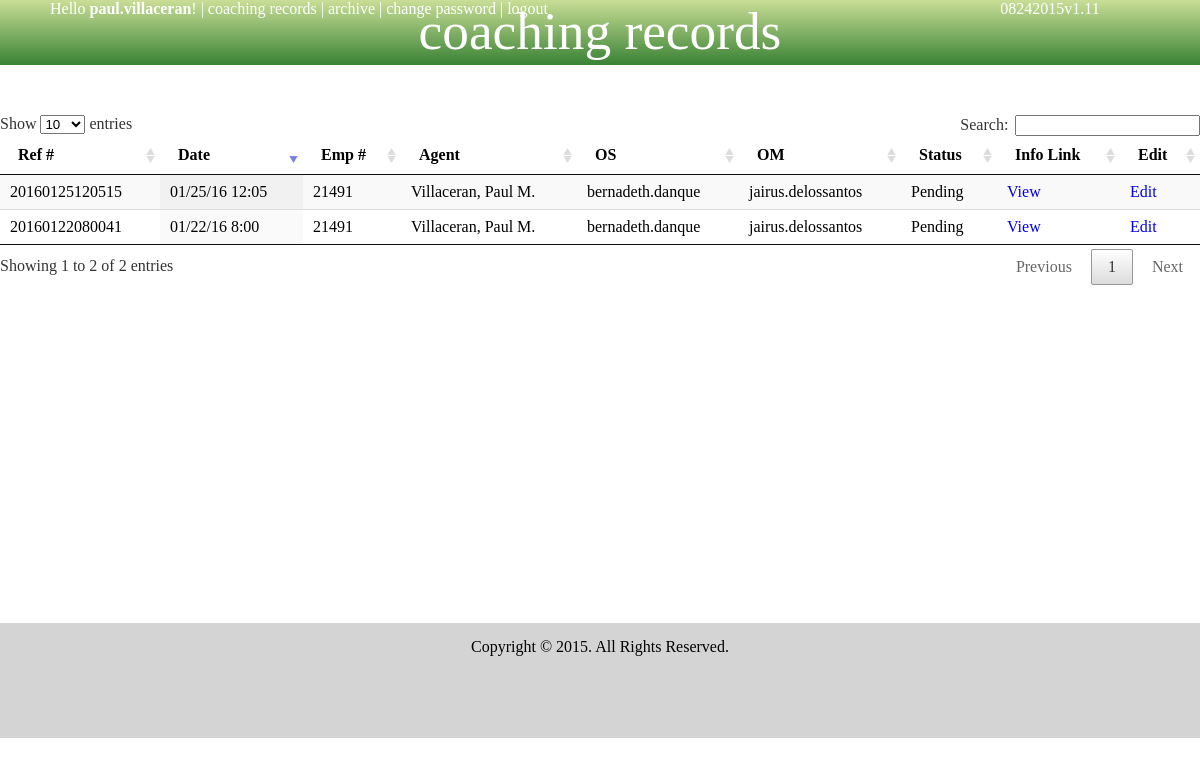
/user/index.php (signed in), run on the app's committed database.
### tables this page shows
CREATE TABLE `coaching_information` (
  `coaching_info_id` int(10) NOT NULL AUTO_INCREMENT,
  `reference_no` varchar(255) NOT NULL,
  `om_name` varchar(255) NOT NULL,
  `supervisor_name` varchar(255) NOT NULL,
  `agent_employee_id` int(10) NOT NULL,
  `agent_username` varchar(255) NOT NULL,
  `agent_fullname` varchar(255) NOT NULL,
  `shift` varchar(255) NOT NULL,
  `date` varchar(255) NOT NULL,
  `time` varchar(255) NOT NULL,
  `motivational_feedback` longtext NOT NULL,
  `mf_screenshot` varchar(50) NOT NULL,
  `developmental_feedback` longtext NOT NULL,
  `df_screenshot` varchar(50) NOT NULL,
  `action_plan` longtext NOT NULL,
  `agent_commitment` longtext NOT NULL,
  `timeline` longtext NOT NULL,
  `agent_signature` varchar(255) NOT NULL,
  `os_signature` varchar(255) NOT NULL,
  `om_signature` varchar(255) NOT NULL,
  `agent_confirmation` varchar(10) NOT NULL,
  `os_confirmation` varchar(10) NOT NULL,
  `om_confirmation` varchar(10) NOT NULL,
  `status` varchar(25) NOT NULL,
  `current_os` varchar(255) NOT NULL,
  `agent_date_confirmation` varchar(255) NOT NULL,
  `os_date_confirmation` varchar(255) NOT NULL,
  `om_date_confirmation` varchar(255) NOT NULL,
  PRIMARY KEY (`coaching_info_id`)
);

### include/connection_agent.php (called while the page is built, shortened)
<?php
$username = $_SESSION['agent_username'];
?>

### user/index.php (the view, shortened to what this page needs)
<?php
include("../include/connection_agent.php");
  $results = $db->query("SELECT * FROM coaching_information WHERE agent_username = '$username'
  						 AND status = 'Pending'");
?>
<!DOCTYPE html>
<html>
<head>
	<link rel="stylesheet" type="text/css" href="../styles/local_cdn/jquery.dataTables.min.css">
	<link rel="stylesheet" type="text/css" href="../styles/swa-custom-page-styles2.css" />
	<link rel="stylesheet" href="../styles/style.css" />
</head>
<body>
	<div id="header">
		<div id="banner">
			<span id="textbanner">coaching records</span>
		</div>
		<div id="phplog">
			<?php include("../include/header_agent.php") ?>
		</div>
		<div id="version">
			08242015v1.11
		</div>
	</div>
	<div id="spacing"></div>
	<div>
		<section>
			<table id="" class="display" cellspacing="0" width="100%">
				<thead>
					<tr align="left">
						<th>Ref #</th>
						<th>Date</th>
						<th>Emp #</th>
						<th>Agent</th>
						<th>OS</th>
						<th>OM</th>
						<th>Status</th>
						<th>Info Link</th>
						<th>Edit</th>
					</tr>
				</thead>
				<tbody>
					<?php
					while($row = $results->fetch_assoc()){
						echo "<tr>";
						echo "<td>".$row['reference_no']."</td>";
						echo "<td>".$row['date']."</td>";
						echo "<td>".$row['agent_employee_id']."</td>";
						echo "<td>".$row['agent_fullname']."</td>";
						echo "<td>".$row['supervisor_name']."</td>";
						echo "<td>".$row['om_name']."</td>";
						echo "<td>".$row['status']."</td>";
						echo "<td><a class='change_status' href='view.php?id=".$row['reference_no']."'>View</a></td>";
						echo "<td><a class='change_status' href='edit.php?id=".$row['reference_no']."'>Edit</a></td>";
						echo "</tr>";
					}
					?>
				</tbody>
			</table>
		</section>
	</div>
	<br /><br /><br /><br /><br /><br /><br /><br /><br /><br /><br /><br /><br /><br /><br /><br />
    <div id="spacer100">
    </div>
    <div id="footer"><div id="insidespacer100">Copyright &copy; 2015. All Rights Reserved.</div></div>
</body>
</html>

### styles/swa-custom-page-styles2.css (style rules this page uses)
body { font-family:"Verdana"; color: black; padding-top:0px; margin-top:0px; margin-left:0px; margin-right:0px; margin-bottom: 0px; padding-bottom: 0px; }
#textbanner { font-family: "Segoe UI Light"; font-size:40pt; }
#phplog { width: 900px; height: 20px; float: left; position: absolute; text-align: left; padding-left: 50px; }
#version { xbackground-color: black; width: 300px; height: 20px; float: right; }
#banner { width: 100%; position: absolute; height: 65px; float: left; }
#header { position: relative; color:white; height:65px; text-align: center; background: #c9de96; background: -moz-linear-gradient(top, #c9de96 0%, #8ab66b 44%, #398235 100%); background: -webkit-gradient(linear, left top, left bottom, color-stop(0%,#c9de96), color-stop(44%,#8ab66b), color-stop(100%,#398235)); background: -webkit-linear-gradient(top, #c9de96 0%,#8ab66b 44%,#398235 100%); background: -o-linear-gradient(top, #c9de96 0%,#8ab66b 44%,#398235 100%); background: -ms-linear-gradient(top, #c9de96 0%,#8ab66b 44%,#398235 100%); background: linear-gradient(to bottom, #c9de96 0%,#8ab66b 44%,#398235 100%); filter: progid:DXImageTransform.Microsoft.gradient( startColorstr='#c9de96', endColorstr='#398235',GradientType=0 ); }
a { text-decoration: none; }
#spacing { background-color: white; width: 100%; height: 50px; }
#spacer100 { width: 100%; height: 50px; xbackground-color: yellow; }
#insidespacer100 { width: 500px; height: 2px; xbackground-color: brown; margin-left: auto; margin-right: auto; text-align: center; }
#footer { width: 100%; height: 100px; background-color: #d4d4d4; padding-top: 15px; }

### data on the page
coaching_information: reference_no "20160122080041", date "01/22/16 8:00", agent_employee "21491", agent_fullname "Villaceran, Paul M.", supervisor_name "bernadeth.danque", om_name "jairus.delossantos", status "Pending"
coaching_information: reference_no "20160125120515", date "01/25/16 12:05", agent_employee "21491", agent_fullname "Villaceran, Paul M.", supervisor_name "bernadeth.danque", om_name "jairus.delossantos", status "Pending"

### other printed values
$_SESSION['agent_username'] "paul.villaceran"
